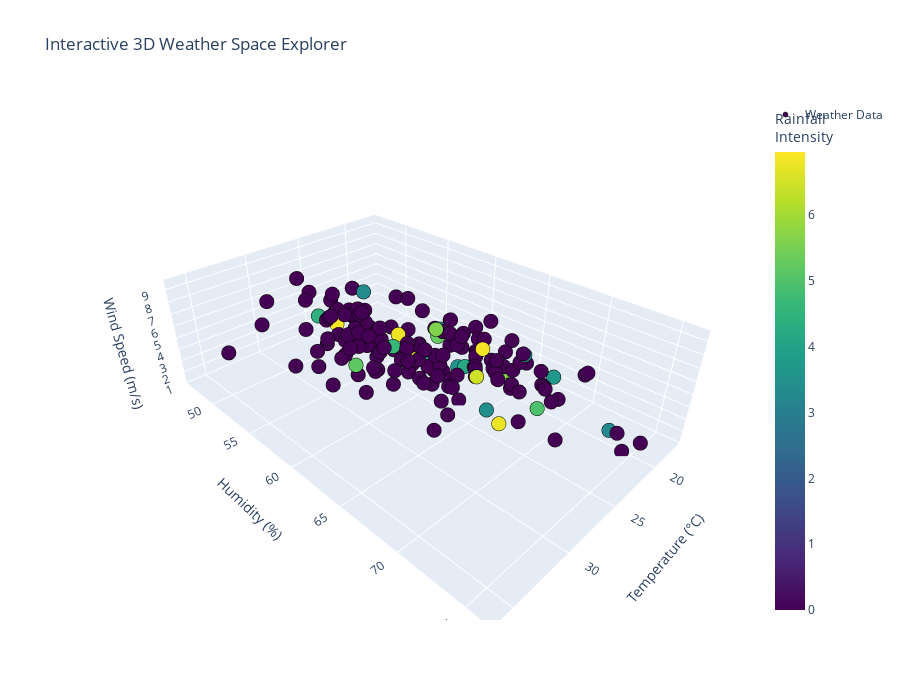

Notebook cell for this chart:
### Markdown cell above
## 12. Advanced 3D Visualizations and Animations

Create sophisticated 3D visualizations to understand multi-dimensional weather patterns.

### Code cell
# Advanced 3D Visualizations
from mpl_toolkits.mplot3d import Axes3D

# 1. 3D Weather Space Visualization
fig = plt.figure(figsize=(18, 12))

# First 3D plot: Temperature, Humidity, Wind Speed
ax1 = fig.add_subplot(221, projection='3d')
scatter1 = ax1.scatter(processed_df['temperature'], processed_df['humidity'],
                       processed_df['wind_speed'],
                       c=processed_df['rainfall_intensity'], cmap='Blues',
                       s=50, alpha=0.6, edgecolors='black', linewidth=0.5)
ax1.set_xlabel('Temperature (°C)', fontweight='bold')
ax1.set_ylabel('Humidity (%)', fontweight='bold')
ax1.set_zlabel('Wind Speed (m/s)', fontweight='bold')
ax1.set_title('3D Weather Space\nColored by Rainfall Intensity', fontweight='bold')
plt.colorbar(scatter1, ax=ax1, label='Rainfall (mm/hr)', shrink=0.5)

# Second 3D plot: Time-based trajectory
ax2 = fig.add_subplot(222, projection='3d')
# Create time index
time_idx = np.arange(len(processed_df))
scatter2 = ax2.scatter(processed_df['temperature'], processed_df['humidity'],
                       time_idx, c=time_idx, cmap='viridis',
                       s=30, alpha=0.6)
ax2.set_xlabel('Temperature (°C)', fontweight='bold')
ax2.set_ylabel('Humidity (%)', fontweight='bold')
ax2.set_zlabel('Time Index', fontweight='bold')
ax2.set_title('Weather Trajectory Over Time', fontweight='bold')
plt.colorbar(scatter2, ax=ax2, label='Time', shrink=0.5)

# Third 3D plot: Surface plot of comfort index
ax3 = fig.add_subplot(223, projection='3d')
# Create grid for surface
temp_range = np.linspace(processed_df['temperature'].min(),
                         processed_df['temperature'].max(), 20)
humid_range = np.linspace(processed_df['humidity'].min(),
                          processed_df['humidity'].max(), 20)
T, H = np.meshgrid(temp_range, humid_range)

# Calculate comfort index for grid
C = 0.5 * T + 0.3 * H - 0.2 * processed_df['wind_speed'].mean()

surf = ax3.plot_surface(T, H, C, cmap='RdYlGn', alpha=0.8, edgecolor='none')
ax3.set_xlabel('Temperature (°C)', fontweight='bold')
ax3.set_ylabel('Humidity (%)', fontweight='bold')
ax3.set_zlabel('Comfort Index', fontweight='bold')
ax3.set_title('Comfort Index Surface', fontweight='bold')
plt.colorbar(surf, ax=ax3, shrink=0.5)

# Fourth 3D plot: Rain intensity over time and temperature
ax4 = fig.add_subplot(224, projection='3d')
rain_data = processed_df[processed_df['rainfall_intensity'] > 0]
if len(rain_data) > 0:
    scatter4 = ax4.scatter(rain_data['temperature'], rain_data['humidity'],
                           rain_data['rainfall_intensity'],
                           c=rain_data['wind_speed'], cmap='plasma',
                           s=100, alpha=0.6, edgecolors='black', linewidth=0.5)
    ax4.set_xlabel('Temperature (°C)', fontweight='bold')
    ax4.set_ylabel('Humidity (%)', fontweight='bold')
    ax4.set_zlabel('Rainfall Intensity (mm/hr)', fontweight='bold')
    ax4.set_title('Rainfall Events in 3D Space\nColored by Wind Speed', fontweight='bold')
    plt.colorbar(scatter4, ax=ax4, label='Wind Speed (m/s)', shrink=0.5)

plt.suptitle('Advanced 3D Weather Visualizations', fontsize=16, fontweight='bold', y=0.98)
plt.tight_layout()
plt.show()

# 2. Interactive 3D Plotly Visualization
fig_3d = go.Figure()

# Add temperature-humidity-wind trace
fig_3d.add_trace(go.Scatter3d(
    x=processed_df['temperature'],
    y=processed_df['humidity'],
    z=processed_df['wind_speed'],
    mode='markers',
    marker=dict(
        size=5,
        color=processed_df['rainfall_intensity'],
        colorscale='Viridis',
        showscale=True,
        colorbar=dict(title="Rainfall<br>Intensity"),
        line=dict(width=0.5, color='black')
    ),
    text=[f"Time: {t}<br>Temp: {temp:.1f}°C<br>Humidity: {hum:.1f}%<br>Wind: {wind:.1f} m/s<br>Rain: {rain:.1f} mm/hr"
          for t, temp, hum, wind, rain in zip(processed_df['timestamp'],
                                               processed_df['temperature'],
                                               processed_df['humidity'],
                                               processed_df['wind_speed'],
                                               processed_df['rainfall_intensity'])],
    hovertemplate='%{text}<extra></extra>',
    name='Weather Data'
))

fig_3d.update_layout(
    title='Interactive 3D Weather Space Explorer',
    scene=dict(
        xaxis_title='Temperature (°C)',
        yaxis_title='Humidity (%)',
        zaxis_title='Wind Speed (m/s)',
        camera=dict(eye=dict(x=1.5, y=1.5, z=1.3))
    ),
    width=900,
    height=700,
    showlegend=True
)

fig_3d.show()

print("✓ Advanced 3D visualizations created successfully!")
print("  - Static 3D plots show weather space from multiple perspectives")
print("  - Interactive Plotly visualization allows exploration of weather patterns")
print("  - Hover over points in the interactive plot to see detailed information")

### Figure 1 — Plotly figure (JSON) as saved in the notebook; plotly's stock layout.template omitted (floating-point values rounded to 4 significant figures; data arrays with more than 128 entries replaced by an {"elided": "..."} marker saying what was removed)
{"data": [{"hovertemplate": "%{text}<extra></extra>", "marker": {"color": {"elided": "168 float values"}, "colorbar": {"title": {"text": "Rainfall<br>Intensity"}}, "colorscale": [[0, "#440154"], [0.1111, "#482878"], [0.2222, "#3e4989"], [0.3333, "#31688e"], [0.4444, "#26828e"], [0.5556, "#1f9e89"], [0.6667, "#35b779"], [0.7778, "#6ece58"], [0.8889, "#b5de2b"], [1, "#fde725"]], "line": {"color": "black", "width": 0.5}, "showscale": true, "size": 5}, "mode": "markers", "name": "Weather Data", "text": {"elided": "168 str values"}, "type": "scatter3d", "x": {"elided": "168 float values"}, "y": {"elided": "168 float values"}, "z": {"elided": "168 float values"}}], "layout": {"height": 700, "scene": {"camera": {"eye": {"x": 1.5, "y": 1.5, "z": 1.3}}, "xaxis": {"title": {"text": "Temperature (°C)"}}, "yaxis": {"title": {"text": "Humidity (%)"}}, "zaxis": {"title": {"text": "Wind Speed (m/s)"}}}, "showlegend": true, "title": {"text": "Interactive 3D Weather Space Explorer"}, "width": 900}}
